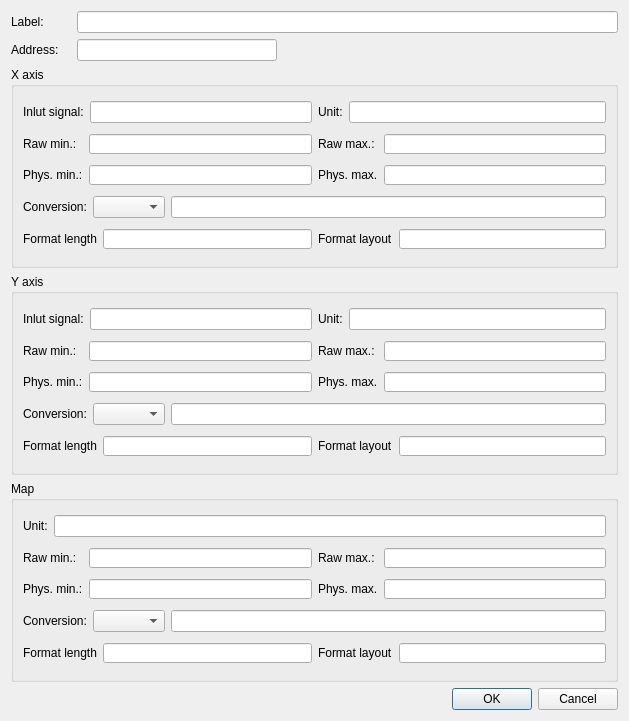
<?xml version="1.0" encoding="UTF-8"?>
<ui version="4.0">
 <class>A2LCalMapPropertiesDlg</class>
 <widget class="QDialog" name="A2LCalMapPropertiesDlg">
  <property name="geometry">
   <rect>
    <x>0</x>
    <y>0</y>
    <width>629</width>
    <height>721</height>
   </rect>
  </property>
  <property name="windowTitle">
   <string>Characteristic properties</string>
  </property>
  <layout class="QVBoxLayout" name="verticalLayout_4">
   <item>
    <layout class="QHBoxLayout" name="horizontalLayout">
     <item>
      <widget class="QLabel" name="label">
       <property name="minimumSize">
        <size>
         <width>60</width>
         <height>0</height>
        </size>
       </property>
       <property name="text">
        <string>Label:</string>
       </property>
      </widget>
     </item>
     <item>
      <widget class="QLineEdit" name="LabelLineEdit">
       <property name="readOnly">
        <bool>true</bool>
       </property>
      </widget>
     </item>
    </layout>
   </item>
   <item>
    <layout class="QHBoxLayout" name="horizontalLayout_29">
     <item>
      <widget class="QLabel" name="label_20">
       <property name="minimumSize">
        <size>
         <width>60</width>
         <height>0</height>
        </size>
       </property>
       <property name="text">
        <string>Address:</string>
       </property>
      </widget>
     </item>
     <item>
      <widget class="QLineEdit" name="AddressLineEdit">
       <property name="maximumSize">
        <size>
         <width>200</width>
         <height>16777215</height>
        </size>
       </property>
       <property name="alignment">
        <set>Qt::AlignRight|Qt::AlignTrailing|Qt::AlignVCenter</set>
       </property>
       <property name="readOnly">
        <bool>true</bool>
       </property>
      </widget>
     </item>
     <item>
      <spacer name="horizontalSpacer">
       <property name="orientation">
        <enum>Qt::Horizontal</enum>
       </property>
       <property name="sizeHint" stdset="0">
        <size>
         <width>40</width>
         <height>20</height>
        </size>
       </property>
      </spacer>
     </item>
    </layout>
   </item>
   <item>
    <widget class="QGroupBox" name="XAxisGroupBox">
     <property name="title">
      <string>X axis</string>
     </property>
     <layout class="QVBoxLayout" name="verticalLayout">
      <item>
       <layout class="QHBoxLayout" name="horizontalLayout_11">
        <item>
         <layout class="QHBoxLayout" name="horizontalLayout_2">
          <item>
           <widget class="QLabel" name="label_2">
            <property name="text">
             <string>Inlut signal:</string>
            </property>
           </widget>
          </item>
          <item>
           <widget class="QLineEdit" name="XInputSignalLineEdit"/>
          </item>
         </layout>
        </item>
        <item>
         <layout class="QHBoxLayout" name="horizontalLayout_3">
          <item>
           <widget class="QLabel" name="label_3">
            <property name="text">
             <string>Unit:</string>
            </property>
           </widget>
          </item>
          <item>
           <widget class="QLineEdit" name="XUnitLineEdit"/>
          </item>
         </layout>
        </item>
       </layout>
      </item>
      <item>
       <layout class="QHBoxLayout" name="horizontalLayout_12">
        <item>
         <layout class="QHBoxLayout" name="horizontalLayout_4">
          <item>
           <widget class="QLabel" name="label_4">
            <property name="minimumSize">
             <size>
              <width>60</width>
              <height>0</height>
             </size>
            </property>
            <property name="maximumSize">
             <size>
              <width>60</width>
              <height>16777215</height>
             </size>
            </property>
            <property name="text">
             <string>Raw min.:</string>
            </property>
           </widget>
          </item>
          <item>
           <widget class="ValueInput" name="XRawMinLineEdit">
            <property name="minimumSize">
             <size>
              <width>0</width>
              <height>20</height>
             </size>
            </property>
            <property name="maximumSize">
             <size>
              <width>16777215</width>
              <height>20</height>
             </size>
            </property>
           </widget>
          </item>
         </layout>
        </item>
        <item>
         <layout class="QHBoxLayout" name="horizontalLayout_5">
          <item>
           <widget class="QLabel" name="label_5">
            <property name="minimumSize">
             <size>
              <width>60</width>
              <height>0</height>
             </size>
            </property>
            <property name="maximumSize">
             <size>
              <width>60</width>
              <height>16777215</height>
             </size>
            </property>
            <property name="text">
             <string>Raw max.:</string>
            </property>
           </widget>
          </item>
          <item>
           <widget class="ValueInput" name="XRawMaxLineEdit">
            <property name="minimumSize">
             <size>
              <width>0</width>
              <height>20</height>
             </size>
            </property>
            <property name="maximumSize">
             <size>
              <width>16777215</width>
              <height>20</height>
             </size>
            </property>
           </widget>
          </item>
         </layout>
        </item>
       </layout>
      </item>
      <item>
       <layout class="QHBoxLayout" name="horizontalLayout_13">
        <item>
         <layout class="QHBoxLayout" name="horizontalLayout_6">
          <item>
           <widget class="QLabel" name="label_6">
            <property name="minimumSize">
             <size>
              <width>60</width>
              <height>0</height>
             </size>
            </property>
            <property name="maximumSize">
             <size>
              <width>60</width>
              <height>16777215</height>
             </size>
            </property>
            <property name="text">
             <string>Phys. min.:</string>
            </property>
           </widget>
          </item>
          <item>
           <widget class="ValueInput" name="XPhysMinLineEdit">
            <property name="minimumSize">
             <size>
              <width>0</width>
              <height>20</height>
             </size>
            </property>
            <property name="maximumSize">
             <size>
              <width>16777215</width>
              <height>20</height>
             </size>
            </property>
           </widget>
          </item>
         </layout>
        </item>
        <item>
         <layout class="QHBoxLayout" name="horizontalLayout_7">
          <item>
           <widget class="QLabel" name="label_7">
            <property name="minimumSize">
             <size>
              <width>60</width>
              <height>0</height>
             </size>
            </property>
            <property name="maximumSize">
             <size>
              <width>60</width>
              <height>16777215</height>
             </size>
            </property>
            <property name="text">
             <string>Phys. max.:</string>
            </property>
           </widget>
          </item>
          <item>
           <widget class="ValueInput" name="XPhysMaxLineEdit">
            <property name="minimumSize">
             <size>
              <width>0</width>
              <height>20</height>
             </size>
            </property>
            <property name="maximumSize">
             <size>
              <width>16777215</width>
              <height>20</height>
             </size>
            </property>
           </widget>
          </item>
         </layout>
        </item>
       </layout>
      </item>
      <item>
       <layout class="QHBoxLayout" name="horizontalLayout_8">
        <item>
         <widget class="QLabel" name="label_8">
          <property name="text">
           <string>Conversion:</string>
          </property>
         </widget>
        </item>
        <item>
         <widget class="QComboBox" name="XConvTypeComboBox"/>
        </item>
        <item>
         <widget class="QLineEdit" name="XConversionLineEdit"/>
        </item>
       </layout>
      </item>
      <item>
       <layout class="QHBoxLayout" name="horizontalLayout_14">
        <item>
         <layout class="QHBoxLayout" name="horizontalLayout_9">
          <item>
           <widget class="QLabel" name="label_9">
            <property name="text">
             <string>Format length</string>
            </property>
           </widget>
          </item>
          <item>
           <widget class="ValueInput" name="XFormatLengthLineEdit">
            <property name="minimumSize">
             <size>
              <width>0</width>
              <height>20</height>
             </size>
            </property>
            <property name="maximumSize">
             <size>
              <width>16777215</width>
              <height>20</height>
             </size>
            </property>
           </widget>
          </item>
         </layout>
        </item>
        <item>
         <layout class="QHBoxLayout" name="horizontalLayout_10">
          <item>
           <widget class="QLabel" name="label_10">
            <property name="text">
             <string>Format layout</string>
            </property>
           </widget>
          </item>
          <item>
           <widget class="ValueInput" name="XFormatLayoutLineEdit">
            <property name="minimumSize">
             <size>
              <width>0</width>
              <height>20</height>
             </size>
            </property>
            <property name="maximumSize">
             <size>
              <width>16777215</width>
              <height>20</height>
             </size>
            </property>
           </widget>
          </item>
         </layout>
        </item>
       </layout>
      </item>
     </layout>
    </widget>
   </item>
   <item>
    <widget class="QGroupBox" name="YAxisGroupBox">
     <property name="title">
      <string>Y axis</string>
     </property>
     <layout class="QVBoxLayout" name="verticalLayout_2">
      <item>
       <layout class="QHBoxLayout" name="horizontalLayout_15">
        <item>
         <layout class="QHBoxLayout" name="horizontalLayout_16">
          <item>
           <widget class="QLabel" name="label_11">
            <property name="text">
             <string>Inlut signal:</string>
            </property>
           </widget>
          </item>
          <item>
           <widget class="QLineEdit" name="YInputSignalLineEdit"/>
          </item>
         </layout>
        </item>
        <item>
         <layout class="QHBoxLayout" name="horizontalLayout_17">
          <item>
           <widget class="QLabel" name="label_12">
            <property name="text">
             <string>Unit:</string>
            </property>
           </widget>
          </item>
          <item>
           <widget class="QLineEdit" name="YUnitLineEdit"/>
          </item>
         </layout>
        </item>
       </layout>
      </item>
      <item>
       <layout class="QHBoxLayout" name="horizontalLayout_18">
        <item>
         <layout class="QHBoxLayout" name="horizontalLayout_19">
          <item>
           <widget class="QLabel" name="label_13">
            <property name="minimumSize">
             <size>
              <width>60</width>
              <height>0</height>
             </size>
            </property>
            <property name="maximumSize">
             <size>
              <width>60</width>
              <height>16777215</height>
             </size>
            </property>
            <property name="text">
             <string>Raw min.:</string>
            </property>
           </widget>
          </item>
          <item>
           <widget class="ValueInput" name="YRawMinLineEdit">
            <property name="minimumSize">
             <size>
              <width>0</width>
              <height>20</height>
             </size>
            </property>
            <property name="maximumSize">
             <size>
              <width>16777215</width>
              <height>20</height>
             </size>
            </property>
           </widget>
          </item>
         </layout>
        </item>
        <item>
         <layout class="QHBoxLayout" name="horizontalLayout_20">
          <item>
           <widget class="QLabel" name="label_14">
            <property name="minimumSize">
             <size>
              <width>60</width>
              <height>0</height>
             </size>
            </property>
            <property name="maximumSize">
             <size>
              <width>60</width>
              <height>16777215</height>
             </size>
            </property>
            <property name="text">
             <string>Raw max.:</string>
            </property>
           </widget>
          </item>
          <item>
           <widget class="ValueInput" name="YRawMaxLineEdit">
            <property name="minimumSize">
             <size>
              <width>0</width>
              <height>20</height>
             </size>
            </property>
            <property name="maximumSize">
             <size>
              <width>16777215</width>
              <height>20</height>
             </size>
            </property>
           </widget>
          </item>
         </layout>
        </item>
       </layout>
      </item>
      <item>
       <layout class="QHBoxLayout" name="horizontalLayout_21">
        <item>
         <layout class="QHBoxLayout" name="horizontalLayout_22">
          <item>
           <widget class="QLabel" name="label_15">
            <property name="minimumSize">
             <size>
              <width>60</width>
              <height>0</height>
             </size>
            </property>
            <property name="maximumSize">
             <size>
              <width>60</width>
              <height>16777215</height>
             </size>
            </property>
            <property name="text">
             <string>Phys. min.:</string>
            </property>
           </widget>
          </item>
          <item>
           <widget class="ValueInput" name="YPhysMinLineEdit">
            <property name="minimumSize">
             <size>
              <width>0</width>
              <height>20</height>
             </size>
            </property>
            <property name="maximumSize">
             <size>
              <width>16777215</width>
              <height>20</height>
             </size>
            </property>
           </widget>
          </item>
         </layout>
        </item>
        <item>
         <layout class="QHBoxLayout" name="horizontalLayout_23">
          <item>
           <widget class="QLabel" name="label_16">
            <property name="minimumSize">
             <size>
              <width>60</width>
              <height>0</height>
             </size>
            </property>
            <property name="maximumSize">
             <size>
              <width>60</width>
              <height>16777215</height>
             </size>
            </property>
            <property name="text">
             <string>Phys. max.:</string>
            </property>
           </widget>
          </item>
          <item>
           <widget class="ValueInput" name="YPhysMaxLineEdit">
            <property name="minimumSize">
             <size>
              <width>0</width>
              <height>20</height>
             </size>
            </property>
            <property name="maximumSize">
             <size>
              <width>16777215</width>
              <height>20</height>
             </size>
            </property>
           </widget>
          </item>
         </layout>
        </item>
       </layout>
      </item>
      <item>
       <layout class="QHBoxLayout" name="horizontalLayout_24">
        <item>
         <widget class="QLabel" name="label_17">
          <property name="text">
           <string>Conversion:</string>
          </property>
         </widget>
        </item>
        <item>
         <widget class="QComboBox" name="YConvTypeComboBox"/>
        </item>
        <item>
         <widget class="QLineEdit" name="YConversionLineEdit"/>
        </item>
       </layout>
      </item>
      <item>
       <layout class="QHBoxLayout" name="horizontalLayout_25">
        <item>
         <layout class="QHBoxLayout" name="horizontalLayout_26">
          <item>
           <widget class="QLabel" name="label_18">
            <property name="text">
             <string>Format length</string>
            </property>
           </widget>
          </item>
          <item>
           <widget class="ValueInput" name="YFormatLengthLineEdit">
            <property name="minimumSize">
             <size>
              <width>0</width>
              <height>20</height>
             </size>
            </property>
            <property name="maximumSize">
             <size>
              <width>16777215</width>
              <height>20</height>
             </size>
            </property>
           </widget>
          </item>
         </layout>
        </item>
        <item>
         <layout class="QHBoxLayout" name="horizontalLayout_27">
          <item>
           <widget class="QLabel" name="label_19">
            <property name="text">
             <string>Format layout</string>
            </property>
           </widget>
          </item>
          <item>
           <widget class="ValueInput" name="YFormatLayoutLineEdit">
            <property name="minimumSize">
             <size>
              <width>0</width>
              <height>20</height>
             </size>
            </property>
            <property name="maximumSize">
             <size>
              <width>16777215</width>
              <height>20</height>
             </size>
            </property>
           </widget>
          </item>
         </layout>
        </item>
       </layout>
      </item>
     </layout>
    </widget>
   </item>
   <item>
    <widget class="QGroupBox" name="MapGroupBox">
     <property name="title">
      <string>Map</string>
     </property>
     <layout class="QVBoxLayout" name="verticalLayout_3">
      <item>
       <layout class="QHBoxLayout" name="horizontalLayout_28">
        <item>
         <layout class="QHBoxLayout" name="horizontalLayout_30">
          <item>
           <widget class="QLabel" name="label_21">
            <property name="text">
             <string>Unit:</string>
            </property>
           </widget>
          </item>
          <item>
           <widget class="QLineEdit" name="MapUnitLineEdit"/>
          </item>
         </layout>
        </item>
       </layout>
      </item>
      <item>
       <layout class="QHBoxLayout" name="horizontalLayout_31">
        <item>
         <layout class="QHBoxLayout" name="horizontalLayout_32">
          <item>
           <widget class="QLabel" name="label_22">
            <property name="minimumSize">
             <size>
              <width>60</width>
              <height>0</height>
             </size>
            </property>
            <property name="maximumSize">
             <size>
              <width>60</width>
              <height>16777215</height>
             </size>
            </property>
            <property name="text">
             <string>Raw min.:</string>
            </property>
           </widget>
          </item>
          <item>
           <widget class="ValueInput" name="MapRawMinLineEdit">
            <property name="minimumSize">
             <size>
              <width>0</width>
              <height>20</height>
             </size>
            </property>
            <property name="maximumSize">
             <size>
              <width>16777215</width>
              <height>20</height>
             </size>
            </property>
           </widget>
          </item>
         </layout>
        </item>
        <item>
         <layout class="QHBoxLayout" name="horizontalLayout_33">
          <item>
           <widget class="QLabel" name="label_23">
            <property name="minimumSize">
             <size>
              <width>60</width>
              <height>0</height>
             </size>
            </property>
            <property name="maximumSize">
             <size>
              <width>60</width>
              <height>16777215</height>
             </size>
            </property>
            <property name="text">
             <string>Raw max.:</string>
            </property>
           </widget>
          </item>
          <item>
           <widget class="ValueInput" name="MapRawMaxLineEdit">
            <property name="minimumSize">
             <size>
              <width>0</width>
              <height>20</height>
             </size>
            </property>
            <property name="maximumSize">
             <size>
              <width>16777215</width>
              <height>20</height>
             </size>
            </property>
           </widget>
          </item>
         </layout>
        </item>
       </layout>
      </item>
      <item>
       <layout class="QHBoxLayout" name="horizontalLayout_34">
        <item>
         <layout class="QHBoxLayout" name="horizontalLayout_35">
          <item>
           <widget class="QLabel" name="label_24">
            <property name="minimumSize">
             <size>
              <width>60</width>
              <height>0</height>
             </size>
            </property>
            <property name="maximumSize">
             <size>
              <width>60</width>
              <height>16777215</height>
             </size>
            </property>
            <property name="text">
             <string>Phys. min.:</string>
            </property>
           </widget>
          </item>
          <item>
           <widget class="ValueInput" name="MapPhysMinLineEdit">
            <property name="minimumSize">
             <size>
              <width>0</width>
              <height>20</height>
             </size>
            </property>
            <property name="maximumSize">
             <size>
              <width>16777215</width>
              <height>20</height>
             </size>
            </property>
           </widget>
          </item>
         </layout>
        </item>
        <item>
         <layout class="QHBoxLayout" name="horizontalLayout_36">
          <item>
           <widget class="QLabel" name="label_25">
            <property name="minimumSize">
             <size>
              <width>60</width>
              <height>0</height>
             </size>
            </property>
            <property name="maximumSize">
             <size>
              <width>60</width>
              <height>16777215</height>
             </size>
            </property>
            <property name="text">
             <string>Phys. max.:</string>
            </property>
           </widget>
          </item>
          <item>
           <widget class="ValueInput" name="MapPhysMaxLineEdit">
            <property name="minimumSize">
             <size>
              <width>0</width>
              <height>20</height>
             </size>
            </property>
            <property name="maximumSize">
             <size>
              <width>16777215</width>
              <height>20</height>
             </size>
            </property>
           </widget>
          </item>
         </layout>
        </item>
       </layout>
      </item>
      <item>
       <layout class="QHBoxLayout" name="horizontalLayout_37">
        <item>
         <widget class="QLabel" name="label_26">
          <property name="text">
           <string>Conversion:</string>
          </property>
         </widget>
        </item>
        <item>
         <widget class="QComboBox" name="MapConvTypeComboBox"/>
        </item>
        <item>
         <widget class="QLineEdit" name="MapConversionLineEdit"/>
        </item>
       </layout>
      </item>
      <item>
       <layout class="QHBoxLayout" name="horizontalLayout_38">
        <item>
         <layout class="QHBoxLayout" name="horizontalLayout_39">
          <item>
           <widget class="QLabel" name="label_27">
            <property name="text">
             <string>Format length</string>
            </property>
           </widget>
          </item>
          <item>
           <widget class="ValueInput" name="MapFormatLengthLineEdit">
            <property name="minimumSize">
             <size>
              <width>0</width>
              <height>20</height>
             </size>
            </property>
            <property name="maximumSize">
             <size>
              <width>16777215</width>
              <height>20</height>
             </size>
            </property>
           </widget>
          </item>
         </layout>
        </item>
        <item>
         <layout class="QHBoxLayout" name="horizontalLayout_40">
          <item>
           <widget class="QLabel" name="label_28">
            <property name="text">
             <string>Format layout</string>
            </property>
           </widget>
          </item>
          <item>
           <widget class="ValueInput" name="MapFormatLayoutLineEdit">
            <property name="minimumSize">
             <size>
              <width>0</width>
              <height>20</height>
             </size>
            </property>
            <property name="maximumSize">
             <size>
              <width>16777215</width>
              <height>20</height>
             </size>
            </property>
           </widget>
          </item>
         </layout>
        </item>
       </layout>
      </item>
     </layout>
    </widget>
   </item>
   <item>
    <widget class="QDialogButtonBox" name="buttonBox">
     <property name="orientation">
      <enum>Qt::Horizontal</enum>
     </property>
     <property name="standardButtons">
      <set>QDialogButtonBox::Cancel|QDialogButtonBox::Ok</set>
     </property>
    </widget>
   </item>
  </layout>
 </widget>
 <customwidgets>
  <customwidget>
   <class>ValueInput</class>
   <extends>QLineEdit</extends>
   <header>ValueInput.h</header>
  </customwidget>
 </customwidgets>
 <resources/>
 <connections>
  <connection>
   <sender>buttonBox</sender>
   <signal>accepted()</signal>
   <receiver>A2LCalMapPropertiesDlg</receiver>
   <slot>accept()</slot>
   <hints>
    <hint type="sourcelabel">
     <x>248</x>
     <y>254</y>
    </hint>
    <hint type="destinationlabel">
     <x>157</x>
     <y>274</y>
    </hint>
   </hints>
  </connection>
  <connection>
   <sender>buttonBox</sender>
   <signal>rejected()</signal>
   <receiver>A2LCalMapPropertiesDlg</receiver>
   <slot>reject()</slot>
   <hints>
    <hint type="sourcelabel">
     <x>316</x>
     <y>260</y>
    </hint>
    <hint type="destinationlabel">
     <x>286</x>
     <y>274</y>
    </hint>
   </hints>
  </connection>
 </connections>
</ui>
